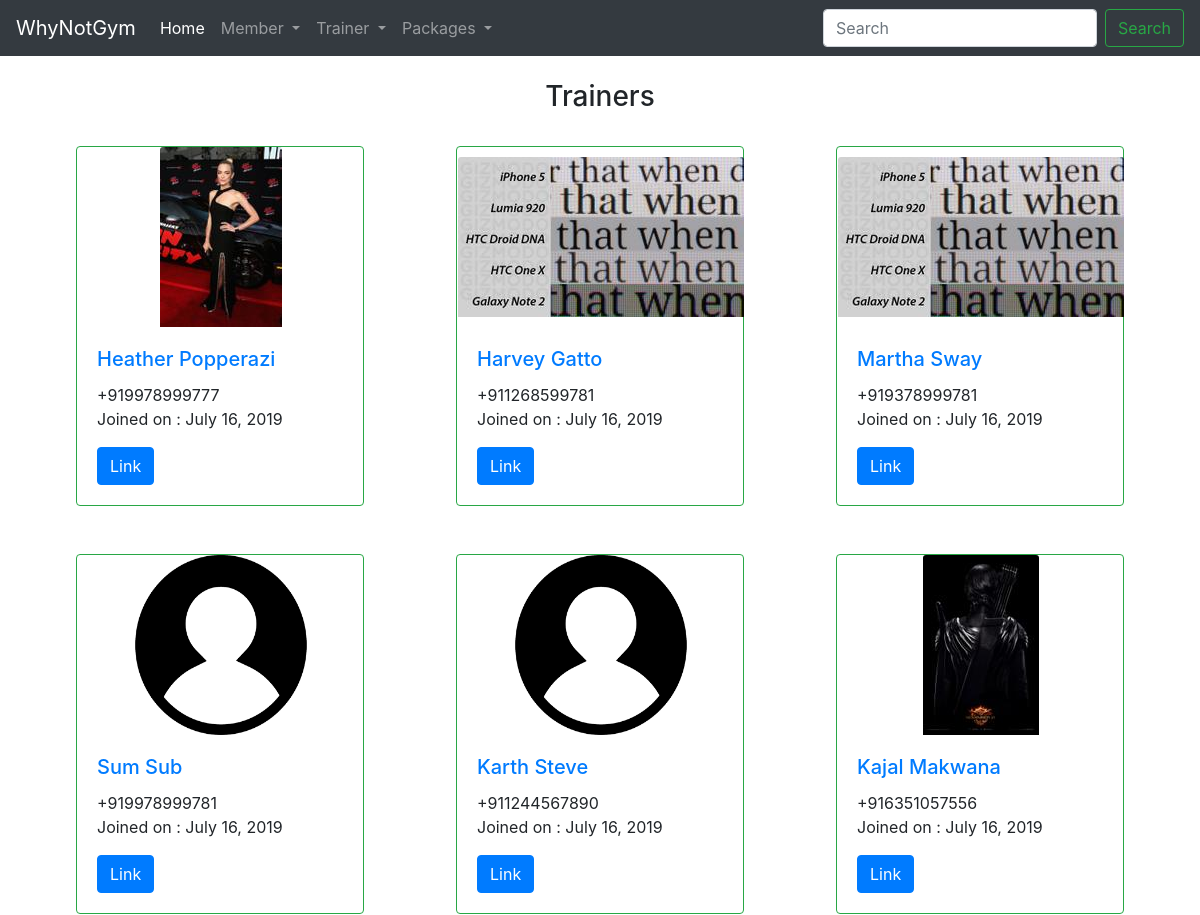
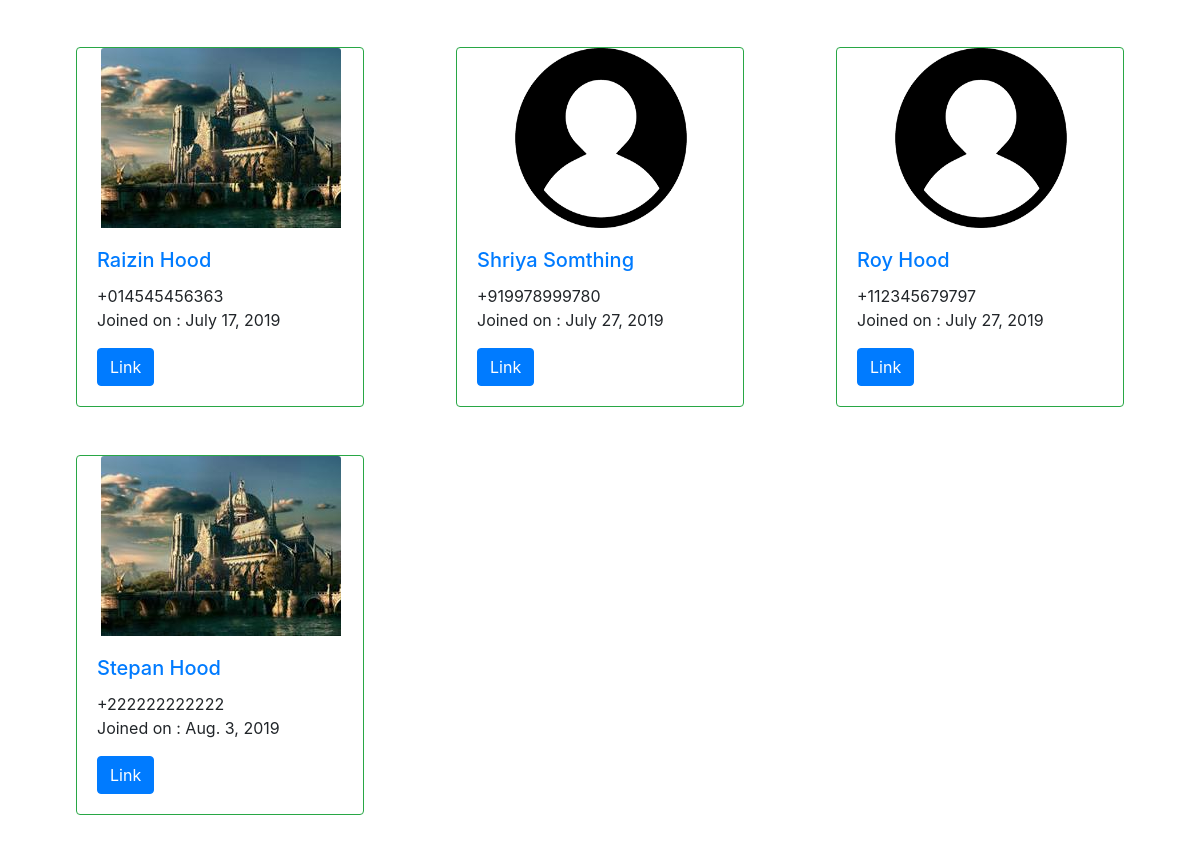
Page /trainer/list/ on the committed database (2 pictures, top to bottom).
### trainer/models.py (models this page shows, shortened)
class Trainer(models.Model):
    phone_regex = RegexValidator(regex=r'^\+?1?\d{12}$',
                                 message="Phone number must be entered in the format: "
                                         " '+999999999'. Up to 10 digits allowed. "
                                         "Country Code with (+) Sign Required")
    alpha = RegexValidator(r'^[\ a-zA-Z]*$',
                           'Only Alphabetic characters are allowed.')
    s = [("m", "Male"), ("f", "Female")]
    first_name = models.CharField(max_length=50,
                                  blank=False,
                                  null=False,
                                  validators=[alpha])
    last_name = models.CharField(max_length=50,
                                 blank=False,
                                 null=False,
                                 validators=[alpha])
    mobile_one = models.CharField(unique=True,
                                  validators=[phone_regex],
                                  max_length=13,
                                  help_text="+911234567890")
    mobile_two = models.CharField(validators=[phone_regex],
                                  max_length=13,
                                  blank=True)
    sex = models.CharField(max_length=1, choices=s, default="f")
    address = models.TextField(blank=True,
                               max_length=300,
                               help_text="Maximum 300 Characters only")
    profession = models.CharField(blank=True,
                                  max_length=30,
                                  help_text="Maximum 30 Characters only",
                                  validators=[alpha])
    email = models.EmailField(max_length=100, blank=True)
    marriage = models.DateField(null=True, blank=True)
    dob = models.DateField(null=True, blank=True)
    pic = models.ImageField(default="default.png",
                            upload_to="profile_pics_trainer",
                            blank=True)
    date_joined = models.DateTimeField(default=timezone.now)

### trainer/views.py (the view)
# urls.py: path("list/", TrainerList.as_view(), name="trainer-list"),
class TrainerList(ListView):
    model = Trainer
    template_name = "trainer/trainer_list.html"

### trainer/templates/trainer/trainer_list.html
{% extends "base.html" %}
{% load crispy_forms_tags %}
{% block content %}
<h3 class="text-center ">Trainers</h3><br/>
<div class="row">
    {% for member in object_list %}
    <div class="col col-md-6 col-lg-4 col-sm-6" style="display: flex; justify-content: center; align-items: center;">
        <div class="card-deck">
            <div class="card border-success mb-5" style="width: 18rem;">
                <div style="width: 18rem; height: 180px; display: flex; justify-content: center; align-items: center;">
                    <img class="card-img-top" src="{{ member.pic.url }}"
                         style="align-self: center; width: {{ member.pic.width }}px; height: {{ member.pic.height }}px;"
                         alt="Card image cap"/>
                </div>
                <div class="card-body">
                    <a href="{% url 'trainer-detail' member.pk %} "><h5 class="card-title">{{ member.first_name }} {{ member.last_name }}</h5></a>
                    <p class="card-text">
                        {{ member.mobile_one }}<br/>
                        Joined on : {{ member.date_joined.date }}
                    </p>
                    <a href="#" class="btn btn-primary">Link</a>
                </div>
            </div>
        </div>
    </div>
    {% endfor %}
</div>
{% endblock content %}

### rows in the picture
Trainer: pic (picture), first_name "Heather", last_name "Popperazi", mobile_one "+919978999777", date_joined "July 16, 2019"
Trainer: pic (picture), first_name "Harvey", last_name "Gatto", mobile_one "+911268599781", date_joined "July 16, 2019"
Trainer: pic (picture), first_name "Martha", last_name "Sway", mobile_one "+919378999781", date_joined "July 16, 2019"
Trainer: pic (placeholder picture), first_name "Sum", last_name "Sub", mobile_one "+919978999781", date_joined "July 16, 2019"
Trainer: pic (placeholder picture), first_name "Karth", last_name "Steve", mobile_one "+911244567890", date_joined "July 16, 2019"
Trainer: pic (picture), first_name "Kajal", last_name "Makwana", mobile_one "+916351057556", date_joined "July 16, 2019"
Trainer: pic (picture), first_name "Raizin", last_name "Hood", mobile_one "+014545456363", date_joined "July 17, 2019"
Trainer: pic (placeholder picture), first_name "Shriya", last_name "Somthing", mobile_one "+919978999780", date_joined "July 27, 2019"
Trainer: pic (placeholder picture), first_name "Roy", last_name "Hood", mobile_one "+112345679797", date_joined "July 27, 2019"
Trainer: pic (picture), first_name "Stepan", last_name "Hood", mobile_one "+222222222222", date_joined "Aug. 3, 2019"
